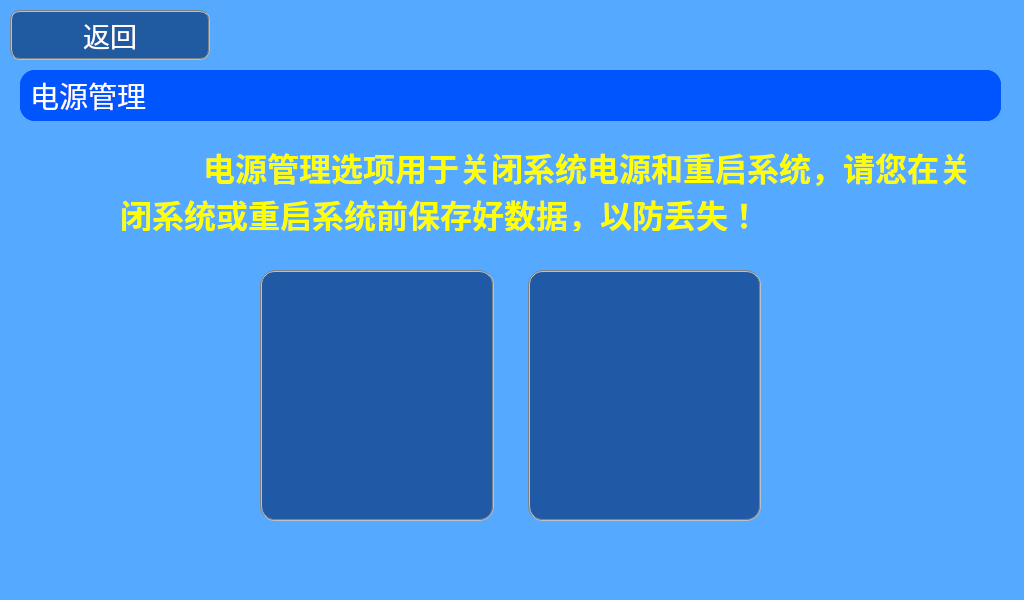
<?xml version="1.0" encoding="UTF-8"?>
<ui version="4.0">
 <class>Shutdown</class>
 <widget class="QDialog" name="Shutdown">
  <property name="geometry">
   <rect>
    <x>0</x>
    <y>0</y>
    <width>1024</width>
    <height>600</height>
   </rect>
  </property>
  <property name="font">
   <font>
    <pointsize>20</pointsize>
   </font>
  </property>
  <property name="windowTitle">
   <string/>
  </property>
  <property name="styleSheet">
   <string notr="true"/>
  </property>
  <widget class="QWidget" name="centuralWgt" native="true">
   <property name="geometry">
    <rect>
     <x>0</x>
     <y>0</y>
     <width>1024</width>
     <height>601</height>
    </rect>
   </property>
   <property name="styleSheet">
    <string notr="true">background-color: rgb(85, 170, 255);</string>
   </property>
   <widget class="QWidget" name="layoutWidgetBtns">
    <property name="geometry">
     <rect>
      <x>260</x>
      <y>270</y>
      <width>501</width>
      <height>251</height>
     </rect>
    </property>
    <layout class="QGridLayout" name="layoutPowerBtns">
     <property name="horizontalSpacing">
      <number>34</number>
     </property>
     <property name="verticalSpacing">
      <number>6</number>
     </property>
     <property name="margin">
      <number>0</number>
     </property>
     <item row="0" column="0">
      <widget class="QPushButton" name="btnReboot">
       <property name="sizePolicy">
        <sizepolicy hsizetype="Minimum" vsizetype="Minimum">
         <horstretch>0</horstretch>
         <verstretch>0</verstretch>
        </sizepolicy>
       </property>
       <property name="styleSheet">
        <string notr="true">background-color: rgb(32, 90, 167); 
border: 2px groove gray; 
border-radius: 15px; 
padding: 2px 2px; </string>
       </property>
       <property name="text">
        <string/>
       </property>
       <property name="icon">
        <iconset resource="ikembx00.qrc">
         <normaloff>:/image/restart.ico</normaloff>:/image/restart.ico</iconset>
       </property>
       <property name="iconSize">
        <size>
         <width>128</width>
         <height>128</height>
        </size>
       </property>
       <property name="autoDefault">
        <bool>false</bool>
       </property>
      </widget>
     </item>
     <item row="0" column="1">
      <widget class="QPushButton" name="btnShutdown">
       <property name="sizePolicy">
        <sizepolicy hsizetype="Minimum" vsizetype="Minimum">
         <horstretch>0</horstretch>
         <verstretch>0</verstretch>
        </sizepolicy>
       </property>
       <property name="styleSheet">
        <string notr="true">background-color: rgb(32, 90, 167); 
border: 2px groove gray; 
border-radius: 15px; 
padding: 2px 2px; </string>
       </property>
       <property name="text">
        <string/>
       </property>
       <property name="icon">
        <iconset resource="ikembx00.qrc">
         <normaloff>:/image/poweroff.ico</normaloff>:/image/poweroff.ico</iconset>
       </property>
       <property name="iconSize">
        <size>
         <width>128</width>
         <height>128</height>
        </size>
       </property>
       <property name="autoDefault">
        <bool>false</bool>
       </property>
      </widget>
     </item>
    </layout>
   </widget>
   <widget class="QWidget" name="wgtTitle" native="true">
    <property name="geometry">
     <rect>
      <x>20</x>
      <y>70</y>
      <width>981</width>
      <height>51</height>
     </rect>
    </property>
    <property name="styleSheet">
     <string notr="true">background-color: rgb(0, 85, 255);
border-radius: 15px; </string>
    </property>
    <layout class="QGridLayout" name="gridLayout">
     <item row="0" column="0">
      <widget class="QLabel" name="labTitle">
       <property name="font">
        <font>
         <family>浪漫雅圆</family>
         <pointsize>22</pointsize>
         <weight>50</weight>
         <italic>false</italic>
         <bold>false</bold>
        </font>
       </property>
       <property name="styleSheet">
        <string notr="true">color: rgb(255, 255, 255);
font: 22pt &quot;浪漫雅圆&quot;;</string>
       </property>
       <property name="text">
        <string>电源管理</string>
       </property>
       <property name="scaledContents">
        <bool>false</bool>
       </property>
       <property name="indent">
        <number>10</number>
       </property>
      </widget>
     </item>
    </layout>
   </widget>
   <widget class="QLabel" name="label">
    <property name="geometry">
     <rect>
      <x>120</x>
      <y>150</y>
      <width>871</width>
      <height>81</height>
     </rect>
    </property>
    <property name="font">
     <font>
      <family>迷你简启体</family>
      <pointsize>24</pointsize>
      <weight>75</weight>
      <italic>false</italic>
      <bold>true</bold>
     </font>
    </property>
    <property name="styleSheet">
     <string notr="true">font:  bold 24pt &quot;迷你简启体&quot;;
color: rgb(255, 255, 0);</string>
    </property>
    <property name="text">
     <string>          电源管理选项用于关闭系统电源和重启系统，请您在关闭系统或重启系统前保存好数据，以防丢失！</string>
    </property>
    <property name="wordWrap">
     <bool>true</bool>
    </property>
    <property name="indent">
     <number>0</number>
    </property>
   </widget>
   <widget class="QLabel" name="label_2">
    <property name="geometry">
     <rect>
      <x>40</x>
      <y>140</y>
      <width>61</width>
      <height>61</height>
     </rect>
    </property>
    <property name="text">
     <string/>
    </property>
    <property name="pixmap">
     <pixmap resource="ikembx00.qrc">:/image/warn.ico</pixmap>
    </property>
    <property name="scaledContents">
     <bool>true</bool>
    </property>
   </widget>
   <widget class="QWidget" name="layoutWidgetTop">
    <property name="geometry">
     <rect>
      <x>10</x>
      <y>10</y>
      <width>1001</width>
      <height>50</height>
     </rect>
    </property>
    <layout class="QGridLayout" name="gridLayout_2" columnstretch="1,4">
     <item row="0" column="0">
      <widget class="QPushButton" name="btnBack">
       <property name="sizePolicy">
        <sizepolicy hsizetype="Preferred" vsizetype="Preferred">
         <horstretch>0</horstretch>
         <verstretch>0</verstretch>
        </sizepolicy>
       </property>
       <property name="font">
        <font>
         <pointsize>20</pointsize>
        </font>
       </property>
       <property name="styleSheet">
        <string notr="true">color: white;
background-color: rgb(32, 90, 160);
border: 2px groove gray;
border-radius: 10px;
padding: 2px 4px;</string>
       </property>
       <property name="text">
        <string>返回</string>
       </property>
       <property name="icon">
        <iconset resource="ikembx00.qrc">
         <normaloff>:/image/jtbq_022.ico</normaloff>:/image/jtbq_022.ico</iconset>
       </property>
       <property name="iconSize">
        <size>
         <width>40</width>
         <height>40</height>
        </size>
       </property>
      </widget>
     </item>
     <item row="0" column="1">
      <spacer name="horizontalSpacer">
       <property name="orientation">
        <enum>Qt::Horizontal</enum>
       </property>
       <property name="sizeHint" stdset="0">
        <size>
         <width>50</width>
         <height>38</height>
        </size>
       </property>
      </spacer>
     </item>
    </layout>
   </widget>
  </widget>
 </widget>
 <resources>
  <include location="ikembx00.qrc"/>
 </resources>
 <connections/>
</ui>
